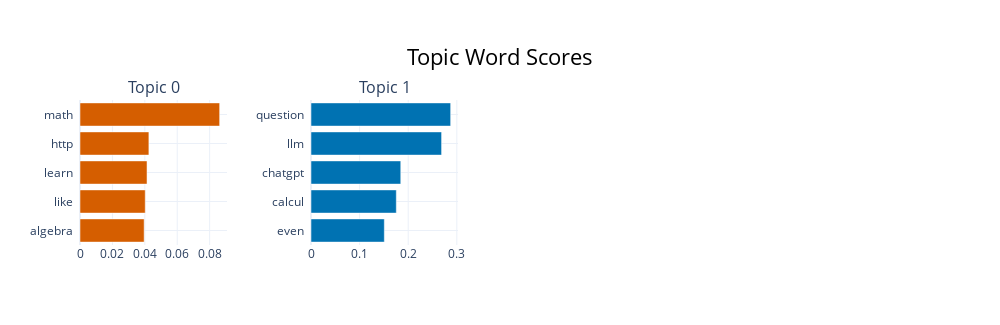

Notebook source saved alongside this figure:
### Code cell
import pandas as pd
from bertopic import BERTopic
from nltk.corpus import stopwords
from nltk.tokenize import word_tokenize
from nltk.stem import PorterStemmer
import nltk

# 下载 NLTK 所需资源（只需一次）
nltk.download('punkt')
nltk.download('stopwords')

# 读取清洗后的评论数据
top_comments = pd.read_csv("math_perception_comments_top1000.csv")

# 获取英文停用词表和词干器
stop_words = set(stopwords.words("english"))
stemmer = PorterStemmer()

# 定义预处理函数
def preprocess(text):
    words = word_tokenize(str(text).lower())  # 小写并分词
    words = [stemmer.stem(w) for w in words if w.isalpha() and w not in stop_words]
    return ' '.join(words)

# 应用预处理到所有评论
texts = top_comments["cleaned_comment"].astype(str).apply(preprocess).tolist()

# 主题建模
topic_model = BERTopic()
topics, probs = topic_model.fit_transform(texts)

# 加入主题编号到 DataFrame 中
top_comments["topic"] = topics

# 获取主题信息
topic_info = topic_model.get_topic_info()
print(topic_info.head())

# 保存带主题的数据
top_comments.to_csv("math_perception_with_topics.csv", index=False)

# 可视化主题分布图（展示前5个主题）
topic_model.visualize_barchart(top_n_topics=5).show()

### Figure 1 — Plotly figure (JSON) as saved in the notebook; plotly's stock layout.template omitted (floating-point values rounded to 4 significant figures)
{"data": [{"marker": {"color": "#D55E00"}, "orientation": "h", "type": "bar", "x": [0.03959, 0.04026, 0.04136, 0.04251, 0.08618], "xaxis": "x", "y": ["algebra  ", "like  ", "learn  ", "http  ", "math  "], "yaxis": "y"}, {"marker": {"color": "#0072B2"}, "orientation": "h", "type": "bar", "x": [0.1509, 0.1755, 0.1847, 0.2687, 0.2873], "xaxis": "x2", "y": ["even  ", "calcul  ", "chatgpt  ", "llm  ", "question  "], "yaxis": "y2"}], "layout": {"annotations": [{"font": {"size": 16}, "showarrow": false, "text": "Topic 0", "x": 0.0875, "xanchor": "center", "xref": "paper", "y": 1, "yanchor": "bottom", "yref": "paper"}, {"font": {"size": 16}, "showarrow": false, "text": "Topic 1", "x": 0.3625, "xanchor": "center", "xref": "paper", "y": 1, "yanchor": "bottom", "yref": "paper"}], "height": 325, "hoverlabel": {"bgcolor": "white", "font": {"family": "Rockwell", "size": 16}}, "showlegend": false, "title": {"font": {"color": "Black", "size": 22}, "text": "Topic Word Scores", "x": 0.5, "xanchor": "center", "yanchor": "top"}, "width": 1000, "xaxis": {"anchor": "y", "domain": [0, 0.175], "showgrid": true}, "xaxis2": {"anchor": "y2", "domain": [0.275, 0.45], "showgrid": true}, "xaxis3": {"anchor": "y3", "domain": [0.55, 0.725], "showgrid": true}, "xaxis4": {"anchor": "y4", "domain": [0.825, 1], "showgrid": true}, "yaxis": {"anchor": "x", "domain": [0, 1], "showgrid": true}, "yaxis2": {"anchor": "x2", "domain": [0, 1], "showgrid": true}, "yaxis3": {"anchor": "x3", "domain": [0, 1], "showgrid": true}, "yaxis4": {"anchor": "x4", "domain": [0, 1], "showgrid": true}}}
